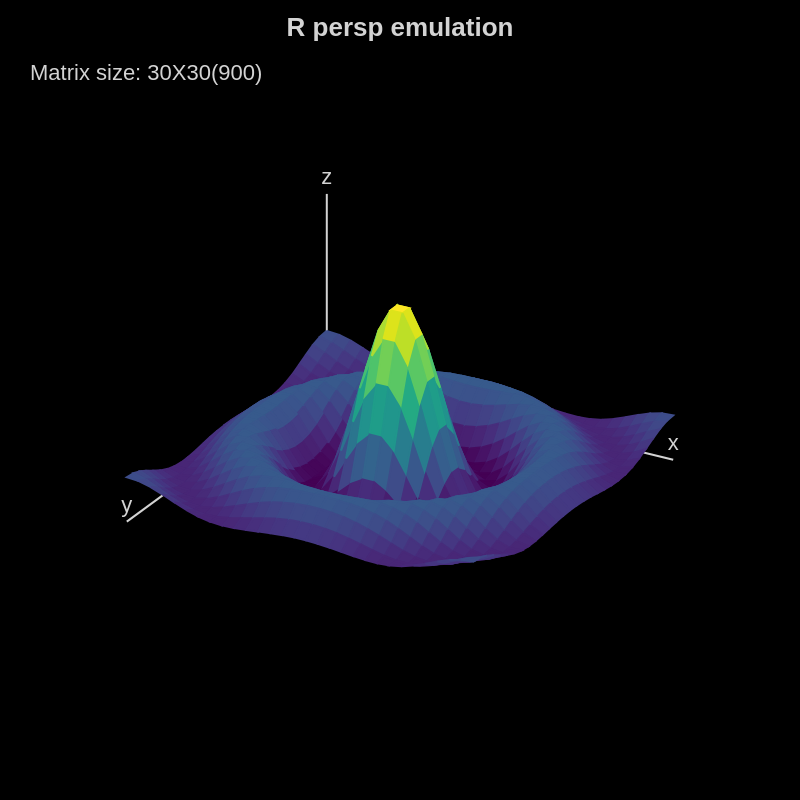

Here is the Vega-Lite specification saved for this chart:
### Vega specification from a JSON file in a GitHub repository (floating-point values rounded to 4 significant figures)
{"$schema": "https://vega.github.io/schema/vega/v5.json", "width": 400, "height": 400, "background": "transparent", "title": {"text": "R persp emulation", "color": {"signal": "axis_color"}, "dy": 25}, "signals": [{"name": "x_sequence", "value": {"min": -1, "max": 1, "count": 30}}, {"name": "y_sequence", "value": {"min": -1, "max": 1, "count": 30}}, {"name": "scheme", "value": "viridis", "bind": {"input": "select", "options": ["viridis", "blueorange", "darkgold", "darkblue", "darkgreen", "darkmulti", "purplegreen", "spectral"]}}, {"name": "theme", "value": "dark", "bind": {"input": "select", "options": ["dark", "light"]}}, {"name": "theta", "value": 30, "bind": {"input": "range", "min": -45, "max": 135, "step": 1}, "on": [{"events": {"signal": "validAngle_HOR"}, "update": "validAngle_HOR"}]}, {"name": "phi", "value": 65, "bind": {"input": "range", "min": 0, "max": 180, "step": 1}, "on": [{"events": {"signal": "validAngle_VER"}, "update": "validAngle_VER"}]}, {"name": "expand", "value": "0.5", "bind": {"input": "range", "min": 0, "max": 2, "step": 0.1}}, {"name": "scale", "value": 1, "bind": {"input": "range", "min": 0, "max": 2, "step": 0.1}, "on": [{"events": "view:mousewheel", "update": "max(0, min(2, scale + (event.wheelDelta > 0 ? 0.1 : -0.1)))"}]}, {"name": "axes", "value": true, "bind": {"input": "checkbox"}}, {"name": "grid", "value": false, "bind": {"input": "checkbox"}}, {"name": "grid_color", "value": "lightgrey", "bind": {"input": "select", "options": ["lightgrey", "darkgrey"]}}, {"name": "axis_color", "update": "theme === 'dark' ? 'lightgrey':'black'"}, {"name": "equation", "value": "10*sin(sqrt(x²+y²))/sqrt(x²+y²)", "bind": {"input": "select", "options": ["10*sin(sqrt(x²+y²))/sqrt(x²+y²)", "x*y³ - y*x³", "sqrt(x²+y²)", "tore", "sphere"]}}, {"name": "equation_id", "value": 1, "update": "equation === '10*sin(sqrt(x²+y²))/sqrt(x²+y²)' ? 1:(equation === 'x*y³ - y*x³' ? 2 : equation === 'sqrt(x²+y²)' ? 3 : equation === 'tore' ? 4: 5)"}, {"name": "size", "init": "min(width,height)/2"}, {"name": "is_dragging", "update": "false", "on": [{"events": "view:mousedown", "update": "true"}, {"events": "view:mouseup, view:mousemove[event.buttons !== 1]", "update": "false"}]}, {"name": "angle_HOR", "on": [{"events": "view:mousemove[event.buttons === 1]", "update": "theta + ((event.movementX < 0) ^ (phi > 180) ? 5 : (event.movementX > 0) ^(phi > 180) ? -5 : 0)"}]}, {"name": "validAngle_HOR", "update": "max(min(angle_HOR,135),-45)"}, {"name": "angle_VER", "on": [{"events": "view:mousemove[event.buttons === 1]", "update": "phi + (event.movementY < 0 ? 5 : event.movementY > 0 ? -5 : 0)"}]}, {"name": "validAngle_VER", "update": "max(min(angle_VER,180),0)"}, {"name": "qrAngle_HOR", "init": "PI*(theta)/360", "on": [{"events": {"signal": "-theta"}, "update": "PI*(theta)/360"}]}, {"name": "qrAngle_VER", "init": "PI*(phi)/360", "on": [{"events": {"signal": "phi"}, "update": "PI*(phi)/360"}]}, {"name": "qrw0", "update": "cos(qrAngle_VER)"}, {"name": "qrw1", "update": "cos(qrAngle_HOR)"}, {"name": "qrx0", "update": "sin(qrAngle_VER)"}, {"name": "qrz1", "update": "sin(qrAngle_HOR)"}, {"name": "q", "update": "{x:qrx0*qrw1, y:-qrx0*qrz1, z:qrw0*qrz1, w: qrw0*qrw1}"}, {"name": "q_1", "update": "{x:-q.x, y:-q.y, z: -q.z, w: q.w}"}, {"name": "matrix_values", "init": "{}", "on": [{"events": "area:mouseover,line:mouseover", "update": "{'x':isNumber(datum.x) ? format(datum.x,'.2~f'):datum.x,'y':isNumber(datum.y) ? format(datum.y,'.2~f'):datum.y,'z':format(datum.value,'.2~f'), id:datum.id}"}, {"events": "area:mouseout,line:mouseout", "update": "{}"}]}], "scales": [{"name": "scale_x", "type": "point", "domain": {"data": "z_matrix", "field": "x"}, "range": [-1, 1]}, {"name": "scale_y", "type": "point", "domain": {"data": "z_matrix", "field": "y"}, "range": [-1, 1]}, {"name": "scale_z", "type": "linear", "domain": {"data": "z_matrix", "field": "z"}, "range": [{"signal": "-expand"}, {"signal": "expand"}]}], "data": [{"name": "matrix", "values": [], "transform": [{"type": "sequence", "start": {"signal": "x_sequence.min"}, "stop": {"signal": "x_sequence.max+(x_sequence.max-x_sequence.min)/(x_sequence.count-1)"}, "step": {"signal": "(x_sequence.max-x_sequence.min)/(x_sequence.count-1)"}, "as": "x"}, {"type": "formula", "expr": "sequence(y_sequence.min,y_sequence.max + (y_sequence.max-y_sequence.min)/(y_sequence.count-1),(y_sequence.max-y_sequence.min)/(y_sequence.count-1))", "as": "y"}, {"type": "flatten", "fields": ["y"]}]}, {"name": "z_matrix", "source": "matrix", "transform": [{"type": "formula", "expr": "equation_id === 1 ?10*sin(sqrt(pow(10*datum.x,2)+pow(10*datum.y,2)))/sqrt(pow(10*datum.x,2)+pow(10*datum.y,2)): equation_id === 2 ? datum.x*pow(datum.y,3)-datum.y*pow(datum.x,3): equation_id === 3 ? sqrt(pow(datum.x,2)+pow(datum.y,2)) : equation_id === 4 ? sqrt(0.08- pow(sqrt(pow(datum.x,2) + pow(datum.y,2)) - 0.7,2)): sqrt(1- (pow(datum.x,2)+pow(datum.y,2)))", "as": "z"}]}, {"name": "projections", "source": "z_matrix", "transform": [{"type": "collect", "sort": {"field": ["x", "y"], "order": ["ascending", "ascending"]}}, {"type": "formula", "expr": "{x:scale('scale_x',datum.x),y:scale('scale_y',datum.y),z:scale('scale_z',isValid(datum.z) ? datum.z : 0)}", "as": "points"}, {"type": "formula", "expr": "{x:q.w * datum.points.x + q.y*datum.points.z- q.z * datum.points.y, y:q.w * datum.points.y - q.x * datum.points.z  + q.z*datum.points.x, z:q.w * datum.points.z  + q.x*datum.points.y - q.y * datum.points.x, w: -q.x * datum.points.x - q.y * datum.points.y - q.z * datum.points.z}", "as": "q1"}, {"type": "formula", "expr": "{x:datum.q1.w * q_1.x + datum.q1.x * q_1.w + datum.q1.y * q_1.z - datum.q1.z * q_1.y, y:datum.q1.w * q_1.y - datum.q1.x * q_1.z + datum.q1.y * q_1.w + datum.q1.z * q_1.x, z:datum.q1.w * q_1.z + datum.q1.x * q_1.y - datum.q1.y * q_1.x + datum.q1.z * q_1.w}", "as": "pq2"}, {"type": "formula", "expr": "(datum.pq2.x)*scale*size/2", "as": "px"}, {"type": "formula", "expr": "(datum.pq2.y)*scale*size/2", "as": "py"}, {"type": "formula", "expr": "(datum.pq2.z)", "as": "pz"}]}, {"name": "axes", "values": [{"root": {"x": -1, "y": -1, "z": "-0.5"}, "q1": {"x": -1.127, "y": -0.4824, "z": -0.7635, "w": 0.406}, "pq2": {"x": -1.329, "y": 0.07211, "z": -0.6919}, "p_root": {"x": -132.9, "y": 7.211}, "axis": [{"label": "x", "x": 1, "y": -1, "z": "-0.5", "isNumber": true}, {"label": "y", "x": -1, "y": 1, "z": "-0.5", "isNumber": true}, {"label": "z", "x": -1, "y": -1, "z": "0.5", "isNumber": true}]}], "transform": [{"type": "formula", "expr": "{x:range('scale_x')[0],y:range('scale_y')[0],z:scale('scale_z',domain('scale_z')[0])}", "as": "root"}, {"type": "formula", "expr": "{x:q.w * datum.root.x + q.y*datum.root.z- q.z * datum.root.y, y:q.w * datum.root.y - q.x * datum.root.z  + q.z*datum.root.x, z:q.w * datum.root.z  + q.x*datum.root.y - q.y * datum.root.x, w: -q.x * datum.root.x - q.y * datum.root.y - q.z * datum.root.z}", "as": "q1"}, {"type": "formula", "expr": "{x:datum.q1.w * q_1.x + datum.q1.x * q_1.w + datum.q1.y * q_1.z - datum.q1.z * q_1.y, y:datum.q1.w * q_1.y - datum.q1.x * q_1.z + datum.q1.y * q_1.w + datum.q1.z * q_1.x, z:datum.q1.w * q_1.z + datum.q1.x * q_1.y - datum.q1.y * q_1.x + datum.q1.z * q_1.w}", "as": "pq2"}, {"type": "formula", "expr": "{x:(datum.pq2.x)*scale*size/2, y:(datum.pq2.y)*scale*size/2}", "as": "p_root"}, {"type": "formula", "expr": "[{label:'x', x:range('scale_x')[1],y:range('scale_y')[0],z:scale('scale_z',domain('scale_z')[0]), 'isNumber':isNumber(domain('scale_x')[0])},{label:'y', x:range('scale_x')[0],y:range('scale_y')[1],z:scale('scale_z',domain('scale_z')[0]), 'isNumber':isNumber(domain('scale_y')[0])},{label:'z', x:range('scale_x')[0],y:range('scale_y')[0],z:scale('scale_z',domain('scale_z')[1]), 'isNumber':true}]", "as": "axis"}, {"type": "flatten", "fields": ["axis"]}, {"type": "formula", "expr": "{x:q.w * datum.axis.x + q.y*datum.axis.z- q.z * datum.axis.y, y:q.w * datum.axis.y - q.x * datum.axis.z  + q.z*datum.axis.x, z:q.w * datum.axis.z  + q.x*datum.axis.y - q.y * datum.axis.x, w: -q.x * datum.axis.x - q.y * datum.axis.y - q.z * datum.axis.z}", "as": "q1"}, {"type": "formula", "expr": "{x:datum.q1.w * q_1.x + datum.q1.x * q_1.w + datum.q1.y * q_1.z - datum.q1.z * q_1.y, y:datum.q1.w * q_1.y - datum.q1.x * q_1.z + datum.q1.y * q_1.w + datum.q1.z * q_1.x, z:datum.q1.w * q_1.z + datum.q1.x * q_1.y - datum.q1.y * q_1.x + datum.q1.z * q_1.w}", "as": "pq2"}, {"type": "formula", "expr": "{x:(datum.pq2.x)*scale*size/2, y:(datum.pq2.y)*scale*size/2}", "as": "p_axis"}]}, {"name": "areas", "values": [{"i": [1, 2, 3, 4, 5, 6, 7, 8, 9, 10, 11, 12, 13, 14, 15, 16, 17, 18, 19, 20, 21, 22, 23, 24, 25, 26, 27, 28, 29], "j": [1, 2, 3, 4, 5, 6, 7, 8, 9, 10, 11, 12, 13, 14, 15, 16, 17, 18, 19, 20, 21, 22, 23, 24, 25, 26, 27, 28, 29]}], "transform": [{"type": "formula", "expr": "sequence(1,x_sequence.count,1)", "as": "i"}, {"type": "formula", "expr": "sequence(1,y_sequence.count,1)", "as": "j"}, {"type": "flatten", "fields": ["i"]}, {"type": "flatten", "fields": ["j"]}, {"type": "formula", "expr": "[((datum.i-1)*y_sequence.count+(datum.j-1)),((datum.i)*y_sequence.count+(datum.j-1)),((datum.i)*y_sequence.count+(datum.j)),((datum.i-1)*y_sequence.count+(datum.j))]", "as": "indice"}, {"type": "formula", "expr": "[data('projections')[datum.indice[0]],data('projections')[datum.indice[1]],data('projections')[datum.indice[2]],data('projections')[datum.indice[3]],data('projections')[datum.indice[0]]]", "as": "item"}, {"type": "formula", "expr": "(datum.item[0].pz + datum.item[1].pz + datum.item[2].pz + datum.item[3].pz)/4", "as": "avg_pz"}, {"type": "window", "ops": ["row_number"], "as": ["id"]}, {"type": "flatten", "fields": ["item"]}, {"type": "project", "fields": ["id", "item.px", "item.py", "item.x", "item.y", "item.z", "avg_pz"], "as": ["id", "px", "py", "x", "y", "z", "avg_pz"]}]}, {"name": "sorted_areas", "source": "areas", "transform": [{"type": "joinaggregate", "groupby": ["id"], "fields": ["z"], "ops": ["mean"], "as": ["value"]}, {"type": "collect", "sort": {"field": "avg_pz"}}]}], "marks": [{"type": "rect", "encode": {"enter": {}, "update": {"fill": {"signal": "theme === 'dark'?'black':'white'"}, "cursor": [{"test": "is_dragging", "value": "grabbing"}, {"value": "pointer"}], "width": {"signal": "width"}, "height": {"signal": "height"}}}}, {"name": "axes_m", "type": "rule", "from": {"data": "axes"}, "encode": {"enter": {"strokewidth": {"value": 1}}, "update": {"stroke": {"signal": "axis_color"}, "opacity": {"signal": "axes?1:0"}, "x": {"field": "p_root.x", "offset": {"signal": "width/2"}}, "y": {"field": "p_root.y", "offset": {"signal": "height/2"}}, "x2": {"field": "p_axis.x", "offset": {"signal": "width/2"}}, "y2": {"field": "p_axis.y", "offset": {"signal": "height/2"}}}}}, {"type": "text", "from": {"data": "axes_m"}, "encode": {"enter": {"text": {"field": "datum.axis.label"}, "align": {"value": "center"}}, "update": {"fill": {"signal": "axis_color"}, "opacity": {"signal": "axes?1:0"}, "xc": {"field": "x2"}, "yc": {"field": "y2", "offset": -5}, "tooltip": {"signal": "{'min':datum.datum.axis.isNumber?format(domain('scale_'+datum.datum.axis.label)[0],'.2~f'):domain('scale_'+datum.datum.axis.label)[0],'max':datum.datum.axis.isNumber?format(domain('scale_'+datum.datum.axis.label)[length(domain('scale_'+datum.datum.axis.label))-1],'.2~f'):domain('scale_'+datum.datum.axis.label)[length(domain('scale_'+datum.datum.axis.label))-1]}"}}}}, {"type": "group", "from": {"facet": {"name": "area", "data": "sorted_areas", "groupby": ["id"]}}, "data": [], "scales": [{"name": "color", "type": "linear", "domain": {"data": "sorted_areas", "field": "value"}, "range": {"scheme": {"signal": "scheme"}}}], "marks": [{"type": "area", "from": {"data": "area"}, "encode": {"update": {"cursor": [{"test": "is_dragging", "value": "grabbing"}, {"value": "pointer"}], "fill": [{"test": "grid || !isValid(datum.value)", "value": "transparent"}, {"field": "value", "scale": "color"}], "x": {"field": "px", "offset": {"signal": "width/2"}}, "y": {"field": "py", "offset": {"signal": "height/2"}}, "y2": {"value": 0}}}}, {"type": "line", "from": {"data": "area"}, "encode": {"enter": {}, "update": {"cursor": [{"test": "is_dragging", "value": "grabbing"}, {"value": "pointer"}], "strokeWidth": [{"test": "grid", "value": 0.3}, {"value": 1}], "stroke": [{"test": "grid", "signal": "grid_color"}, {"field": "value", "scale": "color"}], "x": {"field": "px", "offset": {"signal": "width/2"}}, "y": {"field": "py", "offset": {"signal": "height/2"}}, "y2": {"value": 0}}}}]}, {"type": "text", "encode": {"enter": {"align": {"value": "center"}}, "update": {"fill": {"signal": "axis_color"}, "xc": {"signal": "width/2"}, "yc": {"signal": "height*0.9"}, "text": {"signal": "'id: '+ matrix_values.id+', x: '+matrix_values.x+', y: '+matrix_values.y+', z: '+matrix_values.z"}, "opacity": {"signal": "isValid(matrix_values.x)?1:0"}}}}, {"type": "text", "encode": {"enter": {"x": {"value": 15}}, "update": {"y": {"signal": "height*0.1"}, "fill": {"signal": "axis_color"}, "text": {"signal": "'Matrix size: '+x_sequence.count+'X'+y_sequence.count+'('+x_sequence.count*y_sequence.count+')'"}}}}]}
